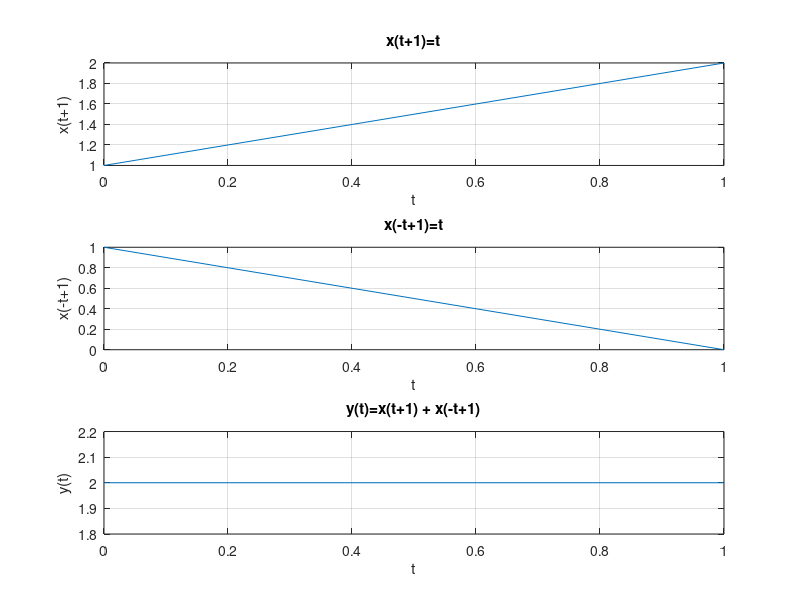

Recreate this plot in MATLAB.
% Name: Lamin Jammeh
% Class: EE480 Online
% Semster: Fall 2023
% HW_2

% Basic Problems


%% **********question 1.1**********

%1.1(a)
t = 0:0.1:1;
x_t = 1 - t;

%plotting the x(t) 
subplot(3,2,1);
plot(t,x_t);
title('x(t)=1-t');
grid on;
xlabel('t');
ylabel('x(t)');

%plotting x(t+1)
%let t+1 = t1
x_t1 = 1-(t+1);
subplot(3,2,2);
plot(t,x_t1);
title('x(t+1)=1-t');
grid on;
xlabel('t');
ylabel('x(t+1)');

%plotting x(t-1)
%let t-1 = t2
x_t2 = 1-(t-1);
subplot(3,2,3);
plot(t,x_t2);
title('x(t-1)=1-t');
grid on;
xlabel('t');
ylabel('x(t-1)');

%plotting x(-t)
%let -t = t3
x_t3 = 1-(-t);
subplot(3,2,4);
plot(t,x_t3);
title('x(-t)=1-t');
grid on;
xlabel('t');
ylabel('x(-t)');


%1.1(b)

%plotting 0.5[x(t)+x(-t)]
%note x_t=x(t)  and  x_t3=x(-t)
signal_addition = 0.5 * (x_t + x_t3);
subplot(3,2,5);
plot(t,signal_addition);
title('signal_ addition=0.5[x(t)+x(-t)]');
grid on;
xlabel('t');
ylabel('signal_ addition');

%plotting 0.5[x(t)-x(-t)]
signal_subtraction = 0.5 * (x_t - x_t3);
subplot(3,2,6);
plot(t,signal_subtraction);
title('signal_ subtraction=0.5[x(t)+x(-t)]');
grid on;
xlabel('t');
ylabel('signal_ subtraction');


%% **********question 1.2**********

%1.2(a)
t = 0:0.1:1;
x_t = t;

%plotting x(t+1)
t1 = t + 1;
x_t1 = t1;
subplot(3,1,1)
plot(t,x_t1);
title('x(t+1)=t');
grid on;
xlabel('t');
ylabel('x(t+1)');

%plotting x(-t-1)
t2 = -t + 1;
x_t2 = t2;
subplot(3,1,2)
plot(t,x_t2);
title('x(-t+1)=t');
grid on;
xlabel('t');
ylabel('x(-t+1)');

%plotting y(t)
y_t = x_t1 + x_t2;
subplot(3,1,3)
plot(t,y_t);
title('y(t)=x(t+1) + x(-t+1)');
grid on;
xlabel('t');
ylabel('y(t)');
